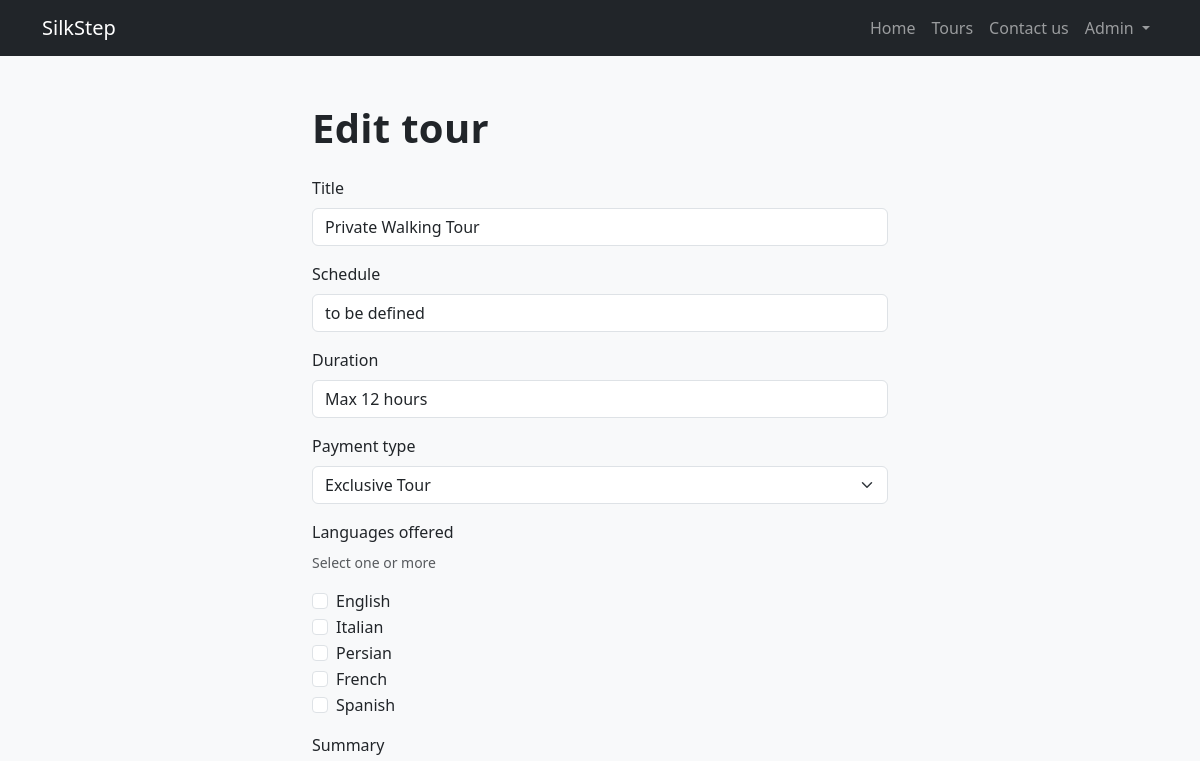
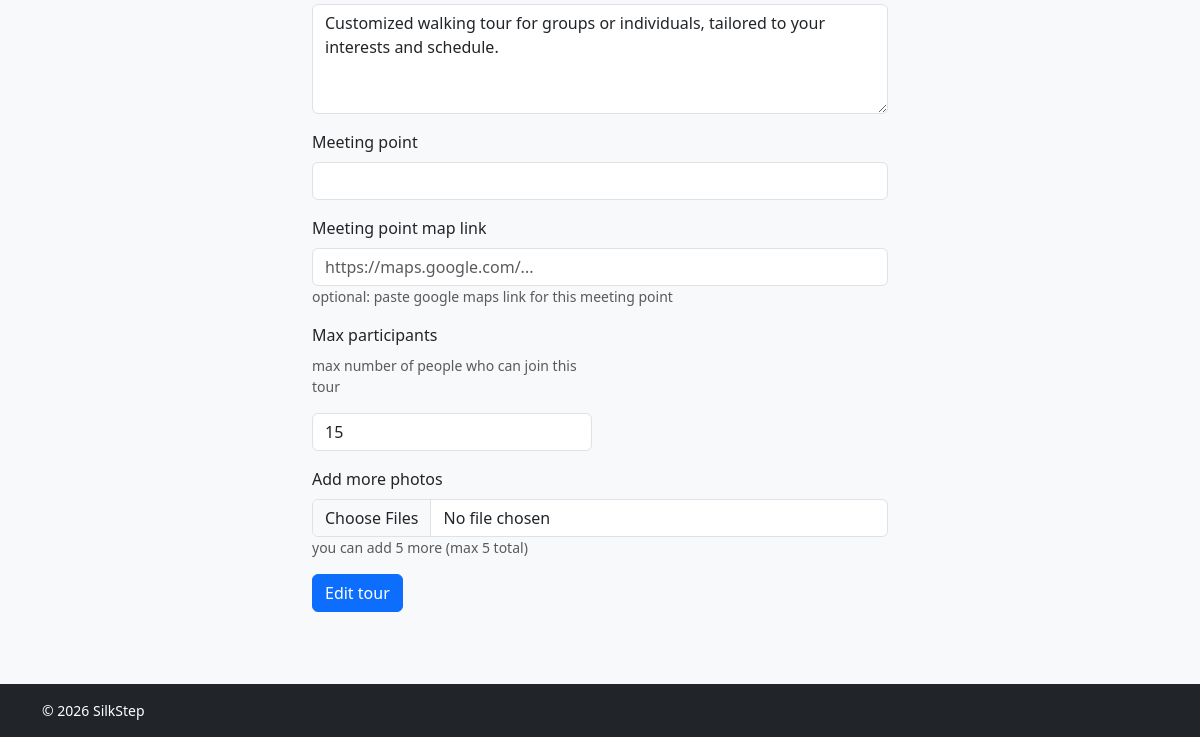
/guide/edit-tour/4 (signed in), run on an earlier commit of the app's database (2 pictures, top to bottom).
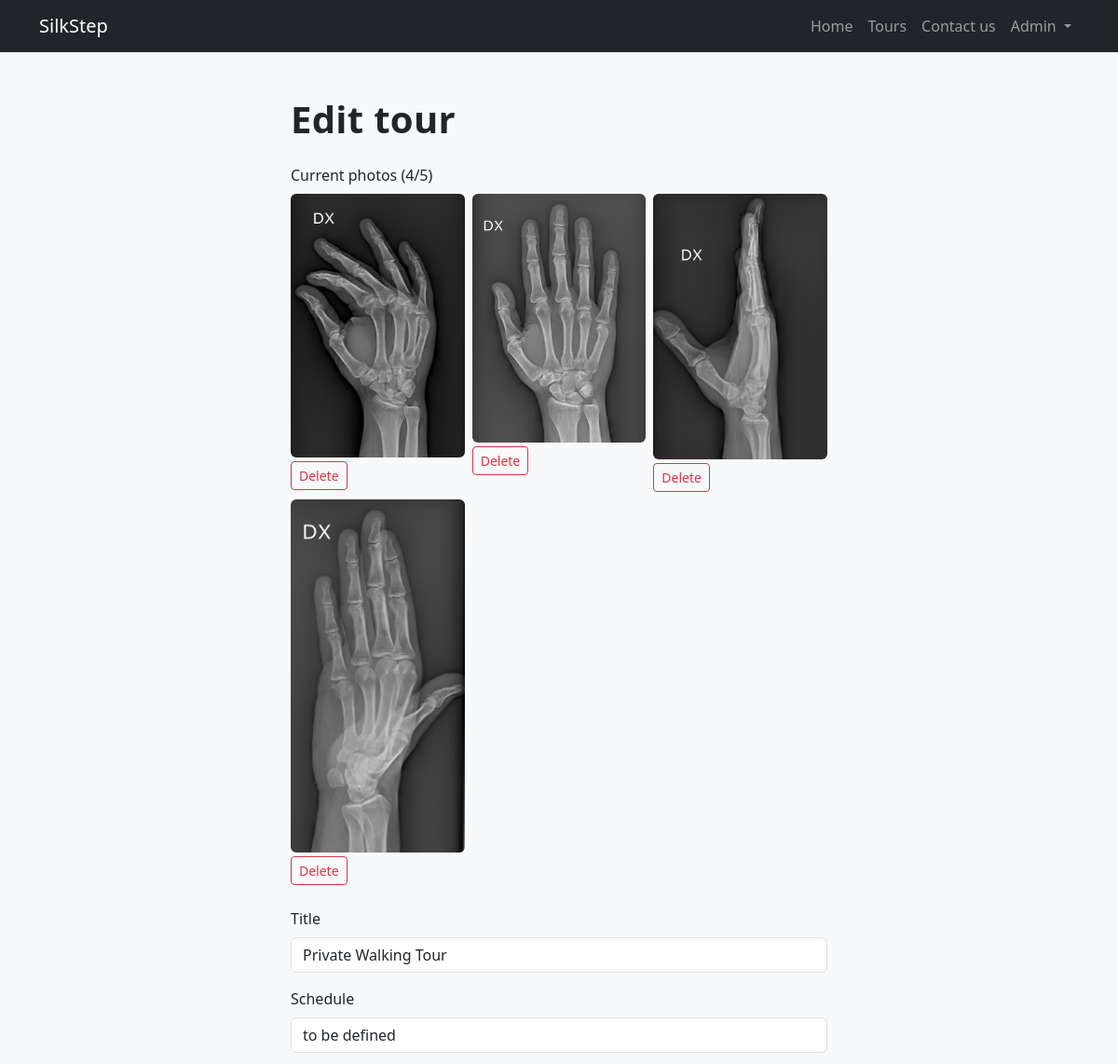
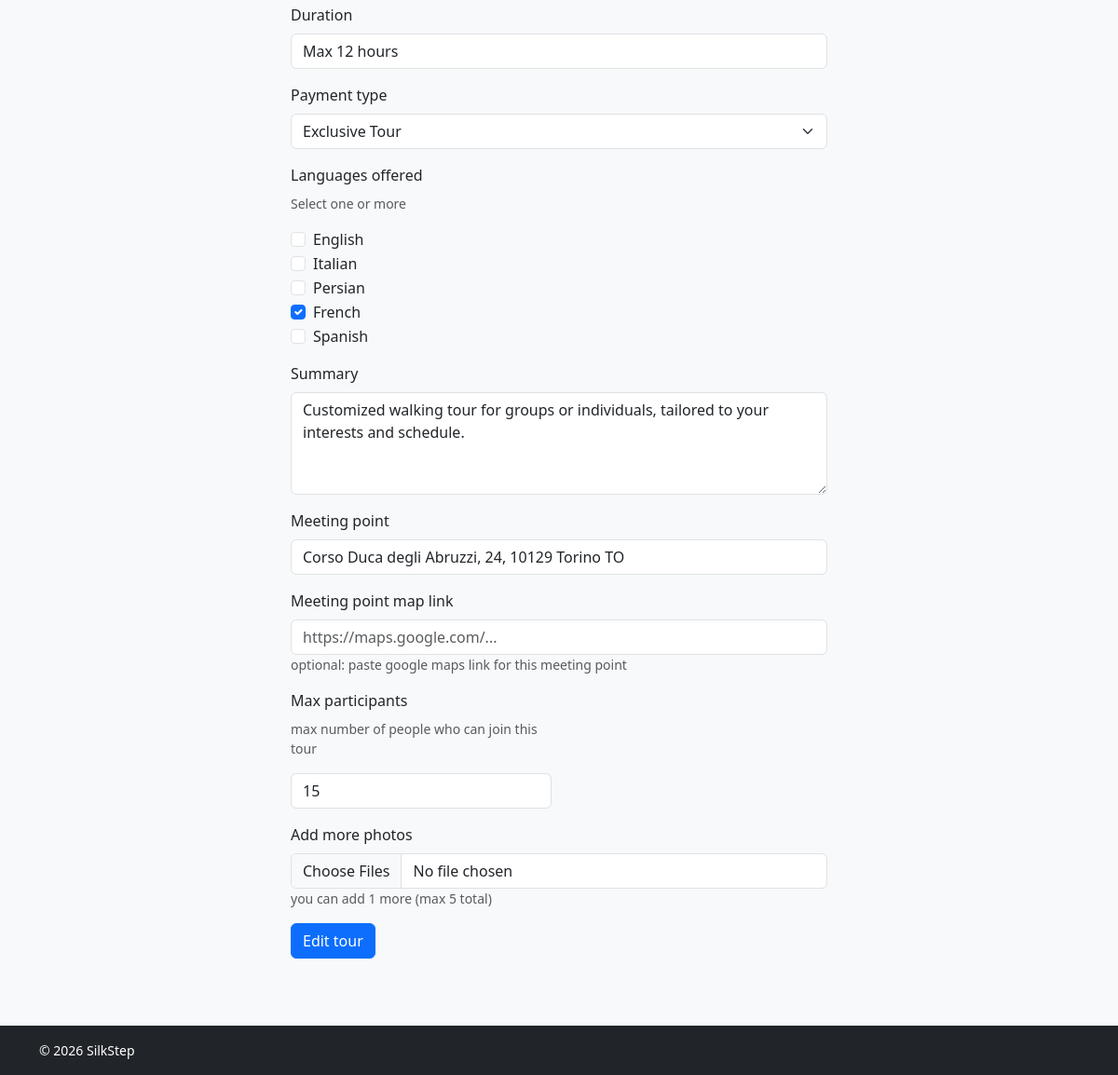
And on a later commit of the database (2 pictures, top to bottom).
### tables this page shows
CREATE TABLE users (
    id INTEGER PRIMARY KEY AUTOINCREMENT,
    name TEXT NOT NULL,
    surname TEXT NOT NULL,
    email TEXT NOT NULL UNIQUE,
    password TEXT NOT NULL,
    role TEXT NOT NULL CHECK(role IN ('guide', 'participant', 'admin'))
);

CREATE TABLE tours (
    id INTEGER PRIMARY KEY AUTOINCREMENT,
    title TEXT NOT NULL,
    schedule TEXT NOT NULL,
    duration TEXT NOT NULL,
    payment TEXT NOT NULL,
    summary TEXT NOT NULL
, guide_id INTEGER, meeting_point TEXT, max_participants INTEGER DEFAULT 15, photo_url TEXT, meeting_map_link TEXT);

CREATE TABLE tour_photos (
    id INTEGER PRIMARY KEY AUTOINCREMENT,
    tour_id INTEGER NOT NULL,
    photo_path TEXT NOT NULL,
    sort_order INTEGER NOT NULL DEFAULT 1,
    FOREIGN KEY (tour_id) REFERENCES tours(id) ON DELETE CASCADE
);

### app.py (the view, shortened to what this page needs)
@app.route("/guide/edit-tour/<int:tour_id>", methods=["GET", "POST"])
def edit_tour(tour_id):
    tour = can_manage_tour(tour_id)
    if not tour:
        return redirect(url_for("tours"))
    if current_user.role != "admin" and bookings_dao.tour_has_bookings(tour_id):
        return redirect(url_for("tours", error="This tour already has bookings and cannot be edited."))
    ctx = edit_tour_context(tour_id, tour, use_form=False)
    ctx["form_error"] = request.args.get("error", "")
    return render_template("edit_tour.html", **ctx)

### app.py (called while the page is built)
@login_manager.user_loader
def load_user(user_id):
    row = users_dao.get_user_by_id(int(user_id))
    return User(row) if row else None

def can_manage_tour(tour_id):
    tour = tours_dao.get_tour_by_id(tour_id)
    if not tour or not current_user.is_authenticated:
        return None
    if current_user.role == "admin":
        return tour
    if current_user.role == "guide" and tour["guide_id"] == current_user.id:
        return tour
    return None

### tour_photos_dao.py (called while the page is built)
def get_photos_for_tour(tour_id):
    conn = sqlite3.connect("silkstep.db")
    conn.row_factory = sqlite3.Row
    rows = conn.execute(
        "SELECT id, tour_id, photo_path, sort_order FROM tour_photos WHERE tour_id = ? ORDER BY sort_order, id",
        (tour_id,),
    ).fetchall()
    conn.close()
    return rows

### tours_dao.py (called while the page is built)
def get_tour_by_id(tour_id):
    conn = sqlite3.connect("silkstep.db")
    conn.row_factory = sqlite3.Row
    row = conn.execute("SELECT * FROM tours WHERE id = ?", (tour_id,)).fetchone()
    conn.close()
    return row

def get_languages_for_tour(tour_id):
    conn = sqlite3.connect("silkstep.db")
    rows = conn.execute(
        "SELECT language FROM tour_languages WHERE tour_id = ? ORDER BY language",
        (tour_id,),
    ).fetchall()
    conn.close()
    return [row[0] for row in rows]

### users_dao.py (called while the page is built)
def get_user_by_id(user_id):
    conn = sqlite3.connect("silkstep.db")
    conn.row_factory = sqlite3.Row
    row = conn.execute("SELECT * FROM users WHERE id = ?", (user_id,)).fetchone()
    conn.close()
    return row

### templates/edit_tour.html (shortened to what this page needs)
{% extends "base.html" %}
{% block content %}
<section class="container py-5" style="max-width: 600px;">
  <h1 class="mb-4">Edit tour</h1>
  {% if photos %}
  <div class="mb-4">
    <label class="form-label">Current photos ({{ photos|length }}/{{ max_photos }})</label>
    <div class="row g-2">
      {% for p in photos %}
      <div class="col-4">
        <img src="{{ url_for('static', filename=p.photo_path) }}" class="img-fluid rounded" alt="tour photo">
        <form method="POST" action="{{ url_for('delete_tour_photo', photo_id=p.id) }}" class="mt-1">
          <button type="submit" class="btn btn-outline-danger btn-sm"
                  onclick="return confirm('Delete this photo?');">
            Delete
          </button>
        </form>
      </div>
      {% endfor %}
    </div>
  </div>
  {% endif %}
  <form method="POST" action="{{ url_for('edit_tour', tour_id=tour.id) }}" enctype="multipart/form-data">
    <div class="mb-3">
      <label class="form-label">Title</label>
      <input type="text" name="txt_title" class="form-control" value="{{ tour.title }}" required>
    </div>
    <div class="mb-3">
      <label class="form-label">Schedule</label>
      <input type="text" name="txt_schedule" class="form-control" value="{{ tour.schedule }}" required>
    </div>
    <div class="mb-3">
      <label class="form-label">Duration</label>
      <input type="text" name="txt_duration" class="form-control" value="{{ tour.duration }}" required>
    </div>
    <div class="mb-3">
      <label class="form-label">Payment type</label>
      <select name="txt_payment" class="form-select" required>
        <option value="Exclusive Tour" {% if tour.payment == "Exclusive Tour" %}selected{% endif %}>Exclusive Tour</option>
      </select>
    </div>
    <div class="mb-3">
      <label class="form-label">Languages offered</label>
      <p class="text-muted small">Select one or more</p>
      {% for lang in available_languages %}
      <div class="form-check">
        <input class="form-check-input" type="checkbox"
               name="txt_languages" value="{{ lang }}" id="lang_{{ loop.index }}"
               {% if lang in tour.languages_list %}checked{% endif %}>
        <label class="form-check-label" for="lang_{{ loop.index }}">{{ lang }}</label>
      </div>
      {% endfor %}
    </div>
    <div class="mb-3">
      <label class="form-label">Summary</label>
      <textarea name="txt_summary" class="form-control" rows="4" required>{{ tour.summary }}</textarea>
    </div>
    <div class="mb-3">
      <label class="form-label">Meeting point</label>
      <input type="text" name="txt_meeting_point" class="form-control"
             value="{{ tour.meeting_point or '' }}" required>
    </div>
    <div class="mb-3">
      <label class="form-label">Meeting point map link</label>
      <input type="url" name="txt_meeting_map_link" class="form-control"
             value="{{ tour.meeting_map_link or '' }}"
             placeholder="https://maps.google.com/...">
      <p class="text-muted small mb-0">optional: paste google maps link for this meeting point</p>
    </div>
    <div class="mb-3" style="max-width: 280px;">
      <label class="form-label">Max participants</label>
      <p class="text-muted small">max number of people who can join this tour</p>
      <input type="number" name="txt_max_participants" class="form-control"
             min="1" max="100" value="{{ tour.max_participants or 15 }}" required>
    </div>
    {% if photos|length < max_photos %}
    <div class="mb-3">
      <label class="form-label">Add more photos</label>
      <input type="file" name="txt_photos" class="form-control" accept="image/*" multiple>
      <p class="text-muted small mb-0">
        you can add {{ max_photos - photos|length }} more (max {{ max_photos }} total)
      </p>
    </div>
    {% else %}
    <p class="text-muted small">maximum {{ max_photos }} photos reached. delete one to upload another.</p>
    {% endif %}
    <button type="submit" class="btn btn-primary">Edit tour</button>
  </form>
</section>
{% endblock %}

### templates/base.html (shortened to what this page needs)
<!DOCTYPE html>
<html lang="en">
<head>
  <link href="https://cdn.jsdelivr.net/npm/bootstrap@5.3.0/dist/css/bootstrap.min.css" rel="stylesheet">
  <link rel="stylesheet" href="{{ url_for('static', filename='css/style.css') }}">
</head>
<body>
  <nav class="navbar navbar-expand-lg navbar-dark bg-dark">
    <div class="container">
      <a class="navbar-brand" href="{{ url_for('home') }}">SilkStep</a>
      <div class="collapse navbar-collapse" id="mainNav">
        <ul class="navbar-nav ms-auto align-items-lg-center">
          <li class="nav-item">
            <a class="nav-link" href="{{ url_for('home') }}">Home</a>
          </li>
          <li class="nav-item">
            <a class="nav-link" href="{{ url_for('tours') }}">Tours</a>
          </li>
          <li class="nav-item">
            <a class="nav-link" href="{{ url_for('contact') }}">Contact us</a>
          </li>
          {% if current_user.is_authenticated %}
          <li class="nav-item dropdown">
            <a class="nav-link dropdown-toggle" href="#" role="button"
               data-bs-toggle="dropdown" aria-expanded="false">
              {{ current_user.name }}
            </a>
          </li>
          {% else %}
          <li class="nav-item">
            <a class="nav-link" href="{{ url_for('login') }}">Login</a>
          </li>
          {% endif %}
        </ul>
      </div>
    </div>
  </nav>
  {% block content %}{% endblock %}
  <footer class="bg-dark text-white py-3 mt-4">
    <div class="container small">&copy; 2026 SilkStep</div>
  </footer>
</body>
</html>

### static/css/style.css (style rules this page uses)
body { background-color: #f8f9fa; color: #212529; }
h1 { font-weight: 700; letter-spacing: 0.3px; }

What changed in the data, as far as the page shows it:
added tour_photos: photo_path (picture)
added tour_photos: photo_path (picture)
added tour_photos: photo_path (picture)
added tour_photos: photo_path (picture)
changed tours "Private Walking Tour": txt_meeting_point (not shown) → "Corso Duca degli Abruzzi, 24, 10129 Torino TO"
Also different on the page:
{{ photos|length }}: (not shown) → "4"
{{ max_photos }}: (not shown) → "5"
form field txt_languages: "☐" → "☑"
{{ max_photos - photos|length }}: "5" → "1"
text now shown: "Current photos ( / )"
